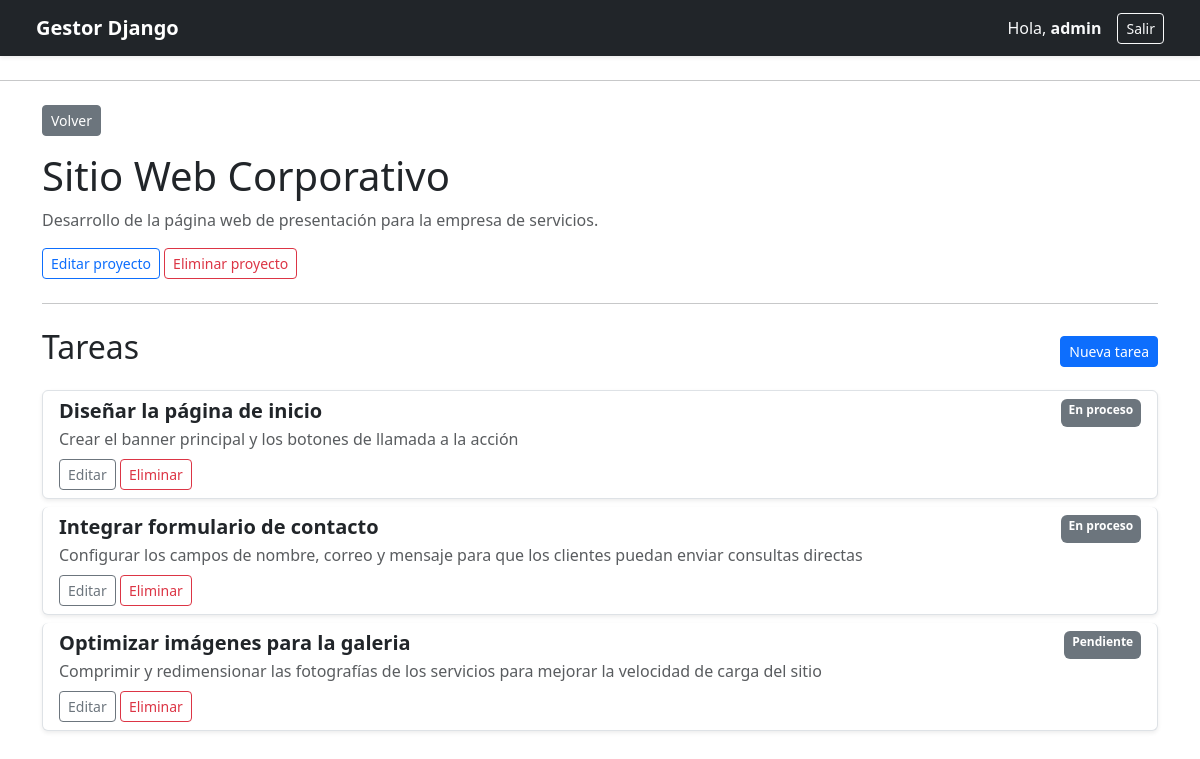
Screenshot of /proyectos/1/ (signed in) with the database file from the repository.
### tareas/models.py (models this page shows, shortened)
class Proyecto(models.Model):
    usuario = models.ForeignKey(settings.AUTH_USER_MODEL, on_delete=models.CASCADE, related_name="proyectos"
    )
    nombre = models.CharField(max_length=100)
    descripcion = models.TextField(blank=True)
    fecha_creacion = models.DateTimeField(auto_now_add=True)

class Tarea(models.Model):
    ESTADOS = [
        ("pendiente", "Pendiente"),
        ("en_proceso", "En proceso"),
        ("finalizada", "Finalizada"),
    ]
    proyecto = models.ForeignKey(Proyecto, on_delete=models.CASCADE, related_name="tareas")
    titulo = models.CharField(max_length=100)
    descripcion = models.TextField(blank=True)
    estado = models.CharField(
        max_length=20,
        choices=ESTADOS,
        default="pendiente"
    )
    fecha_creacion = models.DateTimeField(auto_now_add=True)

### tareas/views.py (the view)
# urls.py: path("proyectos/<int:pk>/", ProyectoDetailView.as_view(), name="proyecto_detail"),
class ProyectoDetailView(LoginRequiredMixin, DetailView):
    model = Proyecto
    template_name = "tareas/proyecto_detail.html"
    context_object_name = "proyecto"
    def get_queryset(self):
        return Proyecto.objects.filter(usuario=self.request.user)

### tareas/templates/tareas/proyecto_detail.html (shortened to what this page needs)
{% extends 'base.html' %}
{% block content %}
<a href="{% url 'proyecto_list' %}" class="btn btn-secondary btn-sm mb-3">Volver</a>
<h1>{{ proyecto.nombre }}</h1>
<p class="text-muted">{{ proyecto.descripcion }}</p>
<div class="mb-4">
    <a href="{% url 'proyecto_update' proyecto.pk %}" class="btn btn-outline-primary btn-sm">Editar proyecto</a>
    <a href="{% url 'proyecto_delete' proyecto.pk %}" class="btn btn-outline-danger btn-sm">Eliminar proyecto</a>
</div>
<hr class="my-4">
<div class="d-flex justify-content-between align-items-center mb-3">
    <h2>Tareas</h2>
    <a href="{% url 'tarea_create' proyecto.pk %}" class="btn btn-primary btn-sm">Nueva tarea</a>
</div>
{% if proyecto.tareas.all %}
    <div class="list-group">
        {% for tarea in proyecto.tareas.all %}
            <div class="list-group-item mb-2 shadow-sm rounded">
                <div class="d-flex w-100 justify-content-between">
                    <h5 class="mb-1"><strong>{{ tarea.titulo }}</strong></h5>
                    <span class="badge bg-secondary">{{ tarea.get_estado_display }}</span>
                </div>
                <p class="mb-2 text-muted">{{ tarea.descripcion }}</p>
                <div class="mt-2">
                    <a href="{% url 'tarea_update' tarea.pk %}" class="btn btn-sm btn-outline-secondary">Editar</a>
                    <a href="{% url 'tarea_delete' tarea.pk %}" class="btn btn-sm btn-outline-danger">Eliminar</a>
                </div>
            </div>
        {% endfor %}
    </div>
{% else %}
    <div class="alert alert-info" role="alert">
        Este proyecto no tiene tareas.
    </div>
{% endif %}
{% endblock %}

### tareas/templates/base.html (shortened to what this page needs)
<!doctype html>
<html lang="es">
<head>
    <link href="https://cdn.jsdelivr.net/npm/bootstrap@5.3.3/dist/css/bootstrap.min.css" rel="stylesheet">
</head>
<body>
    <header class="navbar navbar-expand-lg navbar-dark bg-dark shadow-sm px-4 mb-4">
        <div class="container-fluid">
            <a class="navbar-brand fw-bold" href="{% url 'proyecto_list' %}">Gestor Django</a>
            <div class="d-flex align-items-center">
                {% if user.is_authenticated %}
                    <span class="text-light me-3">Hola, <strong>{{ user.username }}</strong></span>
                    <form method="post" action="{% url 'logout' %}" class="d-inline">
                        <button type="submit" class="btn btn-outline-light btn-sm">Salir</button>
                    </form>
                {% else %}
                    <a href="{% url 'login' %}" class="btn btn-outline-light btn-sm me-2">Ingresar</a>
                    <a href="{% url 'registro' %}" class="btn btn-light btn-sm">Registrarse</a>
                {% endif %}
            </div>
        </div>
    </header>
    <hr>
    <div class="container mt-4">
        {% block content %}
        {% endblock %}
    </div>
</body>
</html>

### rows the page displays
Proyecto: nombre "Sitio Web Corporativo", descripcion "Desarrollo de la página web de presentación para la empresa de servicios."
Tarea: titulo "Diseñar la página de inicio", estado "En proceso", descripcion "Crear el banner principal y los botones de llamada a la acción"
Tarea: titulo "Integrar formulario de contacto", estado "En proceso", descripcion "Configurar los campos de nombre, correo y mensaje para que los clientes puedan enviar consultas directas"
Tarea: titulo "Optimizar imágenes para la galeria", estado "Pendiente", descripcion "Comprimir y redimensionar las fotografías de los servicios para mejorar la velocidad de carga del sitio"

### other values shown
{{ user.username }} "admin"
